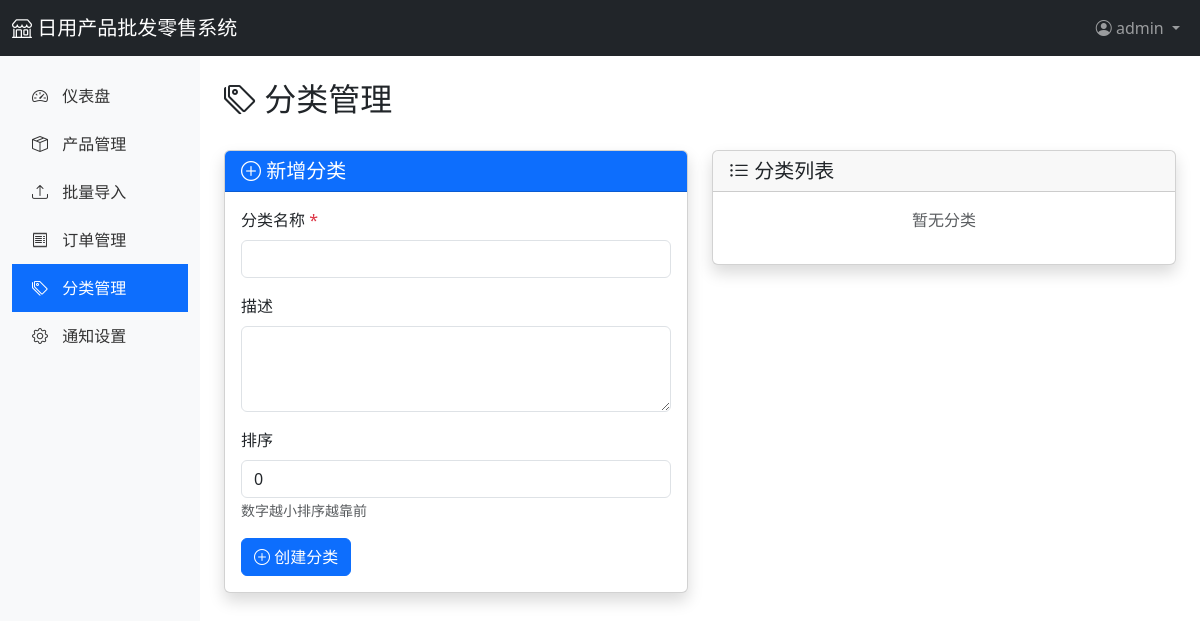
Page /admin/categories (signed in) on the earlier database version.
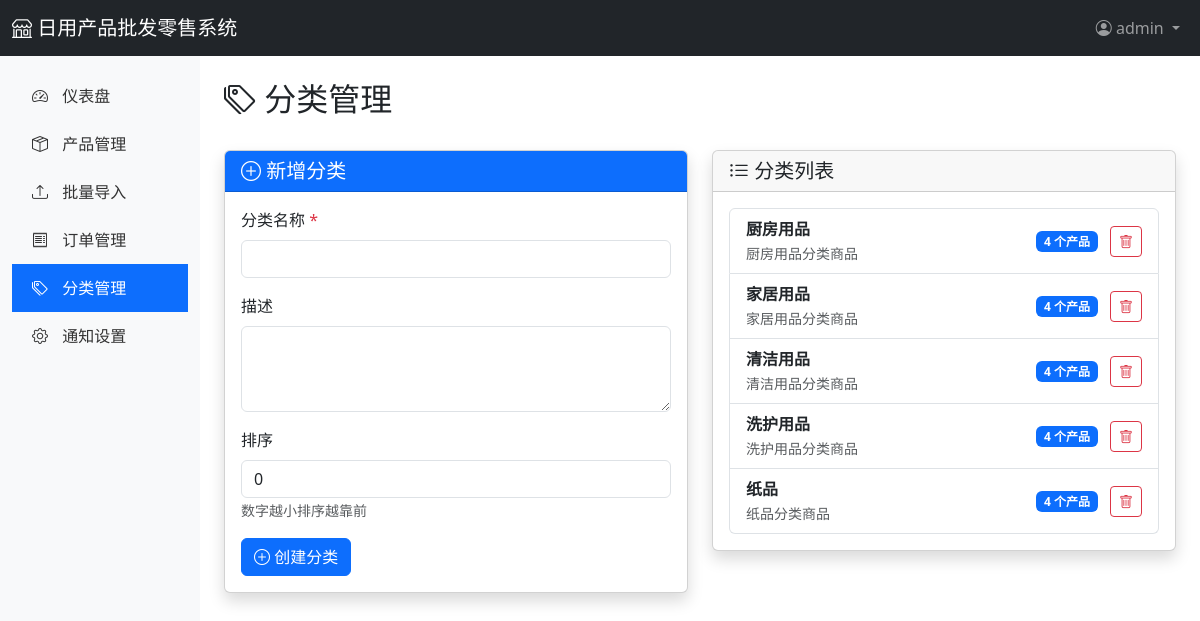
Same page on the later database version.
### app/models.py (models this page shows, shortened)
class Category(db.Model):
    __tablename__ = 'categories'
    id = db.Column(db.Integer, primary_key=True)
    name = db.Column(db.String(100), unique=True, nullable=False)
    description = db.Column(db.Text)
    sort_order = db.Column(db.Integer, default=0)
    created_at = db.Column(db.DateTime, default=datetime.utcnow)
    products = db.relationship('Product', backref='category', lazy='dynamic')

### app/routes/admin.py (the view)
@admin_bp.route('/categories')
@login_required
def categories():
    categories = Category.query.order_by(Category.sort_order).all()
    return render_template('admin/categories.html', categories=categories)

### app/templates/admin/categories.html (shortened to what this page needs)
{% extends "admin/base.html" %}
{% block content %}
<div class="d-flex justify-content-between align-items-center mb-4">
    <h2><i class="bi bi-tags"></i> 分类管理</h2>
</div>
<div class="row">
    <div class="col-lg-6">
        <div class="card shadow">
            <div class="card-header bg-primary text-white">
                <h5 class="mb-0"><i class="bi bi-plus-circle"></i> 新增分类</h5>
            </div>
            <div class="card-body">
                <form method="POST" action="{{ url_for('admin.category_new') }}">
                    <div class="mb-3">
                        <label class="form-label">分类名称 <span class="text-danger">*</span></label>
                        <input type="text" class="form-control" name="name" required>
                    </div>
                    <div class="mb-3">
                        <label class="form-label">描述</label>
                        <textarea class="form-control" name="description" rows="3"></textarea>
                    </div>
                    <div class="mb-3">
                        <label class="form-label">排序</label>
                        <input type="number" class="form-control" name="sort_order" value="0" min="0">
                        <small class="text-muted">数字越小排序越靠前</small>
                    </div>
                    <button type="submit" class="btn btn-primary">
                        <i class="bi bi-plus-circle"></i> 创建分类
                    </button>
                </form>
            </div>
        </div>
    </div>
    <div class="col-lg-6">
        <div class="card shadow">
            <div class="card-header">
                <h5 class="mb-0"><i class="bi bi-list-ul"></i> 分类列表</h5>
            </div>
            <div class="card-body">
                {% if categories %}
                    <div class="list-group">
                        {% for category in categories %}
                        <div class="list-group-item d-flex justify-content-between align-items-center">
                            <div>
                                <strong>{{ category.name }}</strong>
                                {% if category.description %}
                                <br><small class="text-muted">{{ category.description }}</small>
                                {% endif %}
                            </div>
                            <div>
                                <span class="badge bg-primary">{{ category.products.count() }} 个产品</span>
                                <form action="/admin/categories/{{ category.id }}/delete" method="POST"
                                      style="display: inline;"
                                      onsubmit="return confirm('确定要删除此分类吗？');">
                                    <button type="submit" class="btn btn-sm btn-outline-danger ms-2">
                                        <i class="bi bi-trash"></i>
                                    </button>
                                </form>
                            </div>
                        </div>
                        {% endfor %}
                    </div>
                {% else %}
                    <p class="text-muted text-center">暂无分类</p>
                {% endif %}
            </div>
        </div>
    </div>
</div>
{% endblock %}

Differences in the rows shown:
added Category: name "厨房用品", description "厨房用品分类商品", products.count "4"
added Category: name "家居用品", description "家居用品分类商品", products.count "4"
added Category: name "清洁用品", description "清洁用品分类商品", products.count "4"
added Category: name "洗护用品", description "洗护用品分类商品", products.count "4"
added Category: name "纸品", description "纸品分类商品", products.count "4"
Other differences:
text no longer shown: "暂无分类"
